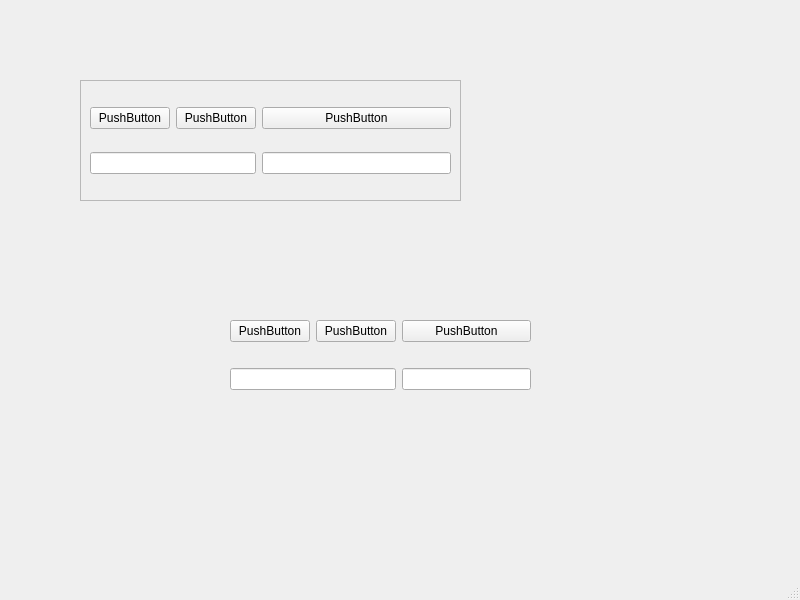
<?xml version="1.0" encoding="UTF-8"?>
<ui version="4.0">
 <class>MainWindow</class>
 <widget class="QMainWindow" name="MainWindow">
  <property name="geometry">
   <rect>
    <x>0</x>
    <y>0</y>
    <width>800</width>
    <height>600</height>
   </rect>
  </property>
  <property name="windowTitle">
   <string>MainWindow</string>
  </property>
  <widget class="QWidget" name="centralwidget">
   <widget class="QFrame" name="frame">
    <property name="geometry">
     <rect>
      <x>80</x>
      <y>80</y>
      <width>381</width>
      <height>121</height>
     </rect>
    </property>
    <property name="frameShape">
     <enum>QFrame::StyledPanel</enum>
    </property>
    <property name="frameShadow">
     <enum>QFrame::Raised</enum>
    </property>
    <layout class="QGridLayout" name="gridLayout">
     <item row="1" column="2">
      <widget class="QLineEdit" name="lineEdit_2"/>
     </item>
     <item row="0" column="1">
      <widget class="QPushButton" name="pushButton_2">
       <property name="text">
        <string>PushButton</string>
       </property>
      </widget>
     </item>
     <item row="0" column="2">
      <widget class="QPushButton" name="pushButton_3">
       <property name="text">
        <string>PushButton</string>
       </property>
      </widget>
     </item>
     <item row="1" column="0" colspan="2">
      <widget class="QLineEdit" name="lineEdit"/>
     </item>
     <item row="0" column="0">
      <widget class="QPushButton" name="pushButton">
       <property name="text">
        <string>PushButton</string>
       </property>
      </widget>
     </item>
    </layout>
   </widget>
   <widget class="QWidget" name="gridLayoutWidget">
    <property name="geometry">
     <rect>
      <x>230</x>
      <y>300</y>
      <width>301</width>
      <height>111</height>
     </rect>
    </property>
    <layout class="QGridLayout" name="gridLayout_2">
     <item row="0" column="0">
      <widget class="QPushButton" name="pushButton_6">
       <property name="text">
        <string>PushButton</string>
       </property>
      </widget>
     </item>
     <item row="0" column="1">
      <widget class="QPushButton" name="pushButton_4">
       <property name="text">
        <string>PushButton</string>
       </property>
      </widget>
     </item>
     <item row="0" column="2">
      <widget class="QPushButton" name="pushButton_5">
       <property name="text">
        <string>PushButton</string>
       </property>
      </widget>
     </item>
     <item row="1" column="0" colspan="2">
      <widget class="QLineEdit" name="lineEdit_4"/>
     </item>
     <item row="1" column="2">
      <widget class="QLineEdit" name="lineEdit_3"/>
     </item>
    </layout>
   </widget>
  </widget>
  <widget class="QMenuBar" name="menubar">
   <property name="geometry">
    <rect>
     <x>0</x>
     <y>0</y>
     <width>800</width>
     <height>26</height>
    </rect>
   </property>
  </widget>
  <widget class="QStatusBar" name="statusbar"/>
 </widget>
 <resources/>
 <connections/>
</ui>
